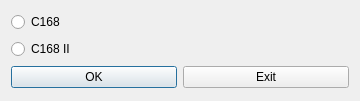
<?xml version="1.0" encoding="UTF-8"?>
<ui version="4.0">
 <class>Launcher</class>
 <widget class="QDialog" name="Launcher">
  <property name="geometry">
   <rect>
    <x>0</x>
    <y>0</y>
    <width>360</width>
    <height>101</height>
   </rect>
  </property>
  <property name="windowTitle">
   <string>Launcher</string>
  </property>
  <layout class="QVBoxLayout" name="verticalLayout">
   <item>
    <widget class="QRadioButton" name="c168radio">
     <property name="text">
      <string>C168</string>
     </property>
    </widget>
   </item>
   <item>
    <widget class="QRadioButton" name="c168iiradio">
     <property name="text">
      <string>C168 II</string>
     </property>
    </widget>
   </item>
   <item>
    <layout class="QHBoxLayout" name="horizontalLayout">
     <item>
      <widget class="QPushButton" name="okButton">
       <property name="text">
        <string>OK</string>
       </property>
      </widget>
     </item>
     <item>
      <widget class="QPushButton" name="exitButton">
       <property name="text">
        <string>Exit</string>
       </property>
      </widget>
     </item>
    </layout>
   </item>
  </layout>
 </widget>
 <layoutdefault spacing="6" margin="11"/>
 <resources/>
 <connections/>
</ui>
